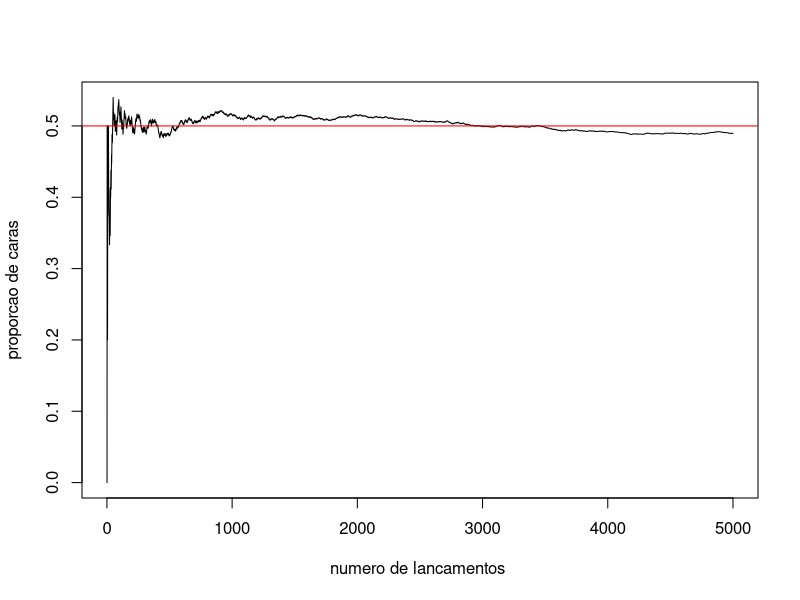
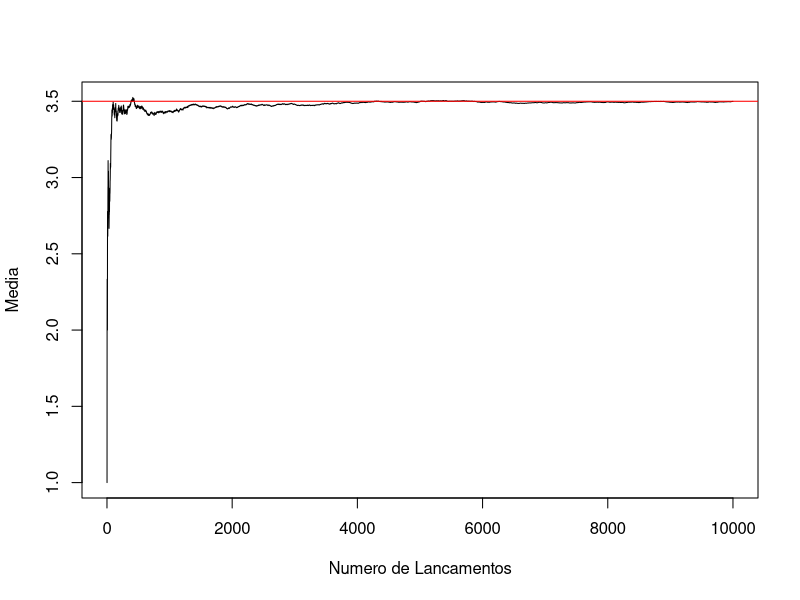

Generate these figures, in order, with R: (Note: a time limit stopped this script after it produced the figures.)
## ---- chunk 1
#| fig-keep: last
#| fig-align: center
#lança a moeda 5000 vezes e guarda
# este vetor de tamanho 5 mil na variavel lancamentos
lancamentos <- sample (x=c(0 ,1) , size =5000 , replace = TRUE )

proporcao <- cumsum ( lancamentos )/ 1:5000
#o comando acima calcula a média acumulada para cada
# valor de n entre 1 e 5000 e guarda este vetor de
#médias em proporcao

#os comandos a seguir gerararam a Figura 1
plot (x = 1:5000 , y = proporcao ,type = "l",
xlab = "numero de lancamentos ",
ylab = " proporcao de caras ")
abline (h = c(0.5) , col = "red")
## ---- chunk 2
#| fig-keep: last
#| fig-align: center

res <- c()
for(i in 1:10000){
  x <- sample(c(1,2,3,4,5,6),1)
  res[i] <- x 
}
proporcao <- cumsum ( res )/ 1:10000
#Plota Figura 2
plot (x = 1:10000 , y = proporcao ,type = "l", ylab = "Media", xlab = "Numero de Lancamentos")
abline (h = c(3.5) , col = "red")
## ---- chunk 3
#| fig-keep: last
#| fig-align: center
res <- c()
dist <-c()
#For representando os 1000 dias da sua vida
for(j in 1:1000){
 #10000 lancamentos sao feitos a cada dia
  for(i in 1:10000){
    x <- sample(c(1,2,3,4,5,6),1)
    res[i] <- x 
  }
# ao final de cada dia anota no caderno "dist"
 dist[j] <- mean(res)
}
hist(dist)
